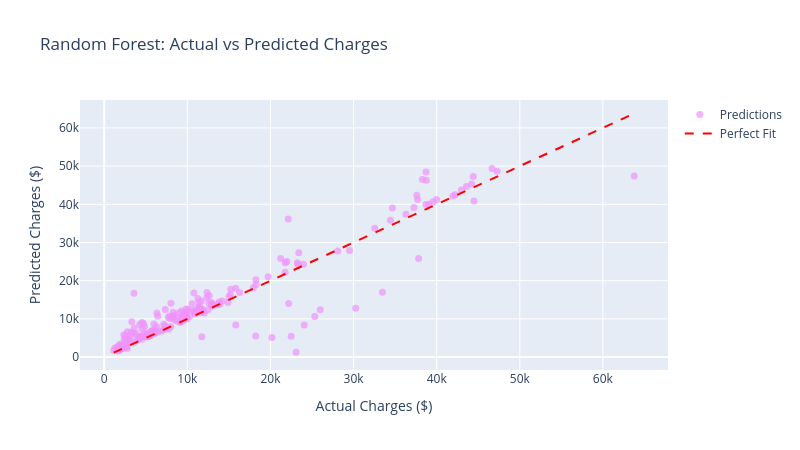
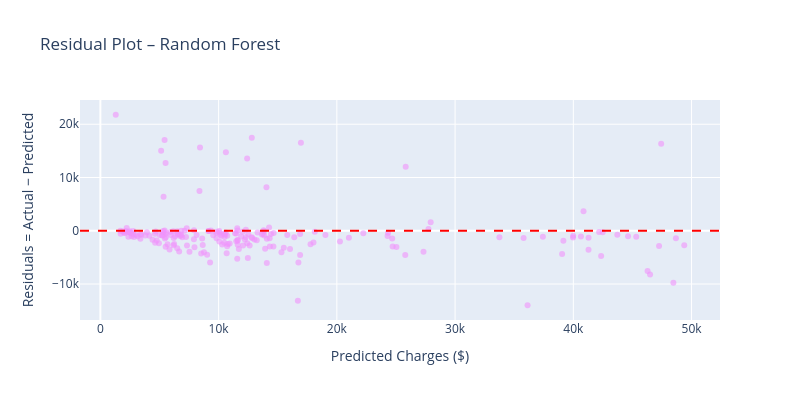

The notebook cell saved with these charts, in order:
### Markdown cell above
## 4. Algorithm 2: Random Forest Regressor (Bagging)

### Code cell
# ── Train ────────────────────────────────────────────────────────────────
t0 = time.time()
rf_model = RandomForestRegressor(n_estimators=100, random_state=42)
rf_model.fit(X_train_scaled, y_train)
rf_train_time = time.time() - t0

# ── Predict & Evaluate ────────────────────────────────────────────────────
t1 = time.time()
rf_val_preds = rf_model.predict(X_val_scaled)
rf_preds = rf_model.predict(X_test_scaled)
rf_infer_time = (time.time() - t1) * 1000

rf_rmse = np.sqrt(mean_squared_error(y_test, rf_preds))
rf_mae  = mean_absolute_error(y_test, rf_preds)
rf_r2   = r2_score(y_test, rf_preds)
rf_val_r2 = r2_score(y_val, rf_val_preds)

print('Random Forest Statistics:')
print(f'  RMSE         : ${rf_rmse:,.0f}')
print(f'  MAE          : ${rf_mae:,.0f}')
print(f'  R2 Score     : {rf_r2:.4f}')
print(f'  Train Time   : {rf_train_time:.4f}s')
print(f'  Infer Time   : {rf_infer_time:.3f}ms')

# ── Scatter: Actual vs Predicted ─────────────────────────────────────────
fig = go.Figure()
fig.add_trace(go.Scatter(x=y_test, y=rf_preds, mode='markers',
    name='Predictions', marker=dict(color='#f093fb', size=7, opacity=0.7)))
fig.add_trace(go.Scatter(x=[y_test.min(), y_test.max()],
    y=[y_test.min(), y_test.max()], mode='lines',
    name='Perfect Fit', line=dict(color='red', dash='dash')))
fig.update_layout(title='Random Forest: Actual vs Predicted Charges',
    xaxis_title='Actual Charges ($)', yaxis_title='Predicted Charges ($)',
    width=800, height=450)
fig.show()

# ── Residual Plot ─────────────────────────────────────────────────────────
rf_residuals = y_test.values - rf_preds
fig_r = go.Figure()
fig_r.add_trace(go.Scatter(x=rf_preds, y=rf_residuals, mode='markers',
    marker=dict(color='#f093fb', size=6, opacity=0.6), name='Residuals'))
fig_r.add_hline(y=0, line_dash='dash', line_color='red')
fig_r.update_layout(title='Residual Plot – Random Forest',
    xaxis_title='Predicted Charges ($)',
    yaxis_title='Residuals = Actual − Predicted',
    width=800, height=400)
fig_r.show()

### Figure 1 — Plotly figure (JSON) as saved in the notebook; plotly's stock layout.template omitted (floating-point values rounded to 4 significant figures; data arrays with more than 128 entries replaced by an {"elided": "..."} marker saying what was removed)
{"data": [{"marker": {"color": "#f093fb", "opacity": 0.7, "size": 7}, "mode": "markers", "name": "Predictions", "type": "scatter", "x": {"elided": "201 float values"}, "y": {"elided": "201 float values"}}, {"line": {"color": "red", "dash": "dash"}, "mode": "lines", "name": "Perfect Fit", "type": "scatter", "x": [1147.0, 63770.0], "y": [1147.0, 63770.0]}], "layout": {"height": 450, "title": {"text": "Random Forest: Actual vs Predicted Charges"}, "width": 800, "xaxis": {"title": {"text": "Actual Charges ($)"}}, "yaxis": {"title": {"text": "Predicted Charges ($)"}}}}

### Figure 2 — Plotly figure (JSON) as saved in the notebook; plotly's stock layout.template omitted (floating-point values rounded to 4 significant figures; data arrays with more than 128 entries replaced by an {"elided": "..."} marker saying what was removed)
{"data": [{"marker": {"color": "#f093fb", "opacity": 0.6, "size": 6}, "mode": "markers", "name": "Residuals", "type": "scatter", "x": {"elided": "201 float values"}, "y": {"elided": "201 float values"}}], "layout": {"height": 400, "shapes": [{"line": {"color": "red", "dash": "dash"}, "type": "line", "x0": 0, "x1": 1, "xref": "x domain", "y0": 0, "y1": 0, "yref": "y"}], "title": {"text": "Residual Plot – Random Forest"}, "width": 800, "xaxis": {"title": {"text": "Predicted Charges ($)"}}, "yaxis": {"title": {"text": "Residuals = Actual − Predicted"}}}}
